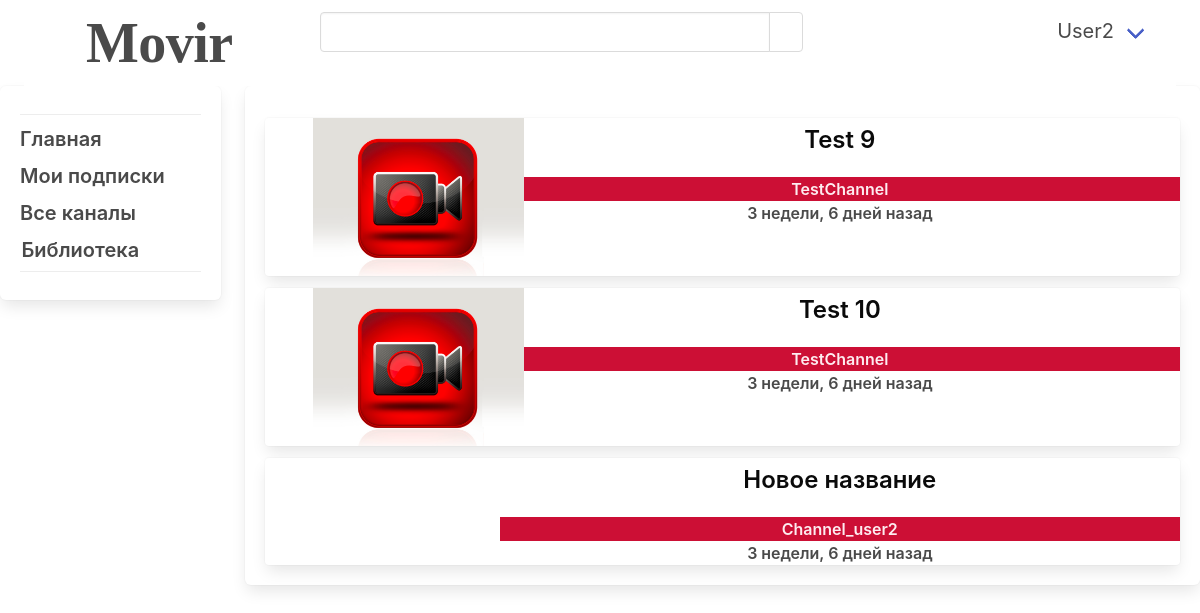
Screenshot of /video_hosting/history/ (signed in) with the database file from the repository.
### video_hosting/models.py (models this page shows, shortened)
class History(models.Model):
    video = models.ForeignKey(Video, on_delete=models.CASCADE, null=True)
    date = models.DateTimeField(auto_now_add=True)
    user = models.ForeignKey(User, on_delete=models.CASCADE, null=True)

class Video(models.Model):
    preview = models.ImageField(default='default-video-image.png', blank=True)
    video = models.FileField(default='default-video.MP4', blank=True)
    name = models.CharField(max_length=255)
    slug = models.SlugField(unique=True)
    description = models.TextField()
    date = models.DateTimeField(auto_now_add=True)
    channel = models.ForeignKey(HostingСhannel, on_delete=models.CASCADE, null=True)
    likes = models.ManyToManyField(User, related_name='likes')
    dislikes = models.ManyToManyField(User, related_name='dislikes')
    saved_video = models.ManyToManyField(User, related_name='saved_video')
    views = models.ManyToManyField(User, related_name='views')

class HostingСhannel(models.Model):
    name = models.CharField(max_length=255)
    image = models.ImageField(default='user.png', blank=True)
    slug = models.SlugField(unique=True)
    description = models.TextField()
    date = models.DateTimeField(auto_now_add=True)
    author = models.ForeignKey(User, on_delete=models.CASCADE)
    saved_channel = models.ManyToManyField(User, related_name='saved_channel')
    strike = models.IntegerField(default=0)
    blocked = models.BooleanField(default=False)
    def __str__(self):
        return self.name

### video_hosting/views.py (the view)
# urls.py: path('history/', views.history, name='history'),
@login_required(login_url='/users/log_in')
def history(request):
    user_prof = UsersProfile.objects.get(user=request.user)
    history_user = History.objects.filter(user=request.user).order_by('-date')
    if history_user.count() > 10:
        history_user[10].delete()
    return render(request, 'history.html', {'history_user': history_user, 'user_prof': user_prof})

### video_hosting/templates/history.html
{% extends 'base_layout.html' %}
{% load static from static %}
{% block content %}
<div class="box">
    {% for post in history_user %}
    <div class="card mt-3">
        <div class="cart-content">
            <a href="{% url 'video_hosting:video' post.video.pk %}">
                <div class="media">
                    <div class="media-content">
                        <div class="columns is-centered">
                            <div class="column is-one-quarter">
                                <div class="container">
                                    <img src="{{post.video.preview.url}}" alt=""
                                         class="image is-centered post-imag ml-6">
                                </div>
                            </div>
                            <div class="column">
                                <div class="title has-text-black is-4 mt-2 has-text-centered">
                                    {{ post.video.name }}
                                </div>
                                <div class="has-text-centered has-text-weight-semibold is-6 has-background-danger-dark has-text-danger-light has-text-centered">
                                    {{ post.video.channel }}
                                </div>
                                <div class="has-text-grey-dark has-text-weight-semibold is-6 has-text-centered">
                                    {{ post.date|timesince }} назад
                                </div>
                            </div>
                        </div>
                    </div>
                </div>
            </a>
        </div>
    </div>
    {% endfor %}
</div>
{% endblock %}

### video_hosting/templates/base_layout.html (shortened to what this page needs)
{% load static from static %}
<html lang="en">
<head>
    <link rel="stylesheet" href="{% static 'static/bulma.css' %}">
    <link rel="stylesheet" href="{% static 'static/style.css' %}">
</head>
<body>
{% if user_prof.blocked %}
<div class="columns is-vcentered">
    <div class="column has-text-centered">
        <div class="box">
            <div class="title has-text-danger">
                Вы заблокированы
            </div>
        </div>
    </div>
</div>
{% else %}
<nav class="navbar ml-5 mr-5" role="navigation" aria-label="main navigation">
    <div class="navbar-brand">
        <a class="navbar-item" href="{% url 'video_hosting:home' %}">
            <div class="logo"></div>
            <div class="logo_name">
                Movir
            </div>
        </a>
    </div>
    <div id="navbarBasicExample" class="navbar-menu">
         <span class="navbar_search">
            <form method="get" class="pt-3">
                <div class="field has-addons">
                    <div class="control">
                        <input type="search" class="input input_custom" name="search">
                    </div>
                    <div class="control">
                        <button class="button" type="submit">
                        </button>
                    </div>
                </div>
            </form>
         </span>
        <div class="navbar-end">
            <div class="navbar-item">
                {% if user.is_authenticated %}
                <div class="navbar-item has-dropdown is-hoverable">
                    <div class="navbar-link subtitle">
                        {{user}}
                    </div>
                </div>
                {% else %}
                <div class="buttons">
                    <a href="{% url 'users:log_in' %}" class="button is-light">
                        Войти
                    </a>
                </div>
                {% endif %}
            </div>
        </div>
    </div>
</nav>
<div>
    <div class="columns">
        <div class="column is-one-fifth">
            <div class="box">
                {% if user.is_authenticated %}
                <ul>
                    <hr class="dropdown-divider">
                    <li class="mt-3">
                        <a href="{% url 'video_hosting:home' %}"
                           class="subtitle has-text-grey-dark has-text-weight-semibold">
                            Главная
                        </a>
                    </li>
                    <li class="mt-3">
                        <a href="{% url 'video_hosting:subscriptions' %}"
                           class="subtitle has-text-grey-dark has-text-weight-semibold">
                            Мои подписки
                        </a>
                    </li>
                    <li class="mt-3">
                        <a href="{% url 'video_hosting:channel_all' %}"
                           class="subtitle has-text-grey-dark has-text-weight-semibold">
                            Все каналы
                        </a>
                    </li>
                    <li class="mt-3">
                        <div class="dropdown is-hoverable mr-5">
                            <div class="dropdown-trigger">
                                <div class="subtitle has-text-grey-dark is-5 has-text-centered"
                                     aria-haspopup="true"
                                     aria-controls="dropdown-menu4">
                                    <div class="columns is-vcentered">
                                        <div class="column is-four-fifths">
                                            <span class="subtitle has-text-grey-dark has-text-weight-semibold">
                                                Библиотека
                                            </span>
                                        </div>
                                        <div class="column">
                                            <span class="icon is-small">
                                            </span>
                                        </div>
                                    </div>
                                </div>
                            </div>
                        </div>
                    </li>
                    <hr class="dropdown-divider">
                </ul>
                {% endif %}
            </div>
        </div>
        <div class="column">
            {% block content %}
            {% endblock %}
        </div>
    </div>
</div>
{% endif %}
</body>
</html>

### files/static/style.css (style rules this page uses)
.navbar-menu { width: 80%; display: flex; justify-content: flex-end; }
.navbar-end { width: 40%; margin: 0; }
.input_custom { width: 450px; }
body { background-image: url("../uploads/Group 1.png"); }
.logo { margin: 0; width: 50px; height: 50px; background-image: url("../uploads/Logo.png"); background-size: cover; }
.logo_name { font-family: Kanit; font-size: 56px; font-weight: 600; line-height: 62px; letter-spacing: -0.01em; text-align: center; }

### rows the page displays
History: video.preview (placeholder picture), video.name "Test 9", video.channel "TestChannel", date "3 недели, 6 дней"
History: video.preview (placeholder picture), video.name "Test 10", video.channel "TestChannel", date "3 недели, 6 дней"
History: video.name "Новое название", video.channel "Channel_user2", date "3 недели, 6 дней"

### other values shown
{{ user }} "User2"
